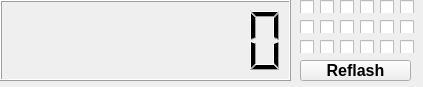
<?xml version="1.0" encoding="UTF-8"?>
<ui version="4.0">
 <class>ui_pattern</class>
 <widget class="QWidget" name="ui_pattern">
  <property name="geometry">
   <rect>
    <x>0</x>
    <y>0</y>
    <width>423</width>
    <height>87</height>
   </rect>
  </property>
  <property name="windowTitle">
   <string>Form</string>
  </property>
  <widget class="QLCDNumber" name="Pattern_display">
   <property name="geometry">
    <rect>
     <x>0</x>
     <y>0</y>
     <width>291</width>
     <height>81</height>
    </rect>
   </property>
   <property name="digitCount">
    <number>8</number>
   </property>
  </widget>
  <widget class="QCheckBox" name="checkBox_6">
   <property name="geometry">
    <rect>
     <x>400</x>
     <y>0</y>
     <width>18</width>
     <height>13</height>
    </rect>
   </property>
   <property name="text">
    <string/>
   </property>
  </widget>
  <widget class="QCheckBox" name="checkBox_13">
   <property name="geometry">
    <rect>
     <x>300</x>
     <y>40</y>
     <width>18</width>
     <height>13</height>
    </rect>
   </property>
   <property name="text">
    <string/>
   </property>
  </widget>
  <widget class="QCheckBox" name="checkBox_17">
   <property name="geometry">
    <rect>
     <x>380</x>
     <y>40</y>
     <width>18</width>
     <height>13</height>
    </rect>
   </property>
   <property name="text">
    <string/>
   </property>
  </widget>
  <widget class="QCheckBox" name="checkBox_3">
   <property name="geometry">
    <rect>
     <x>340</x>
     <y>0</y>
     <width>18</width>
     <height>13</height>
    </rect>
   </property>
   <property name="text">
    <string/>
   </property>
  </widget>
  <widget class="QCheckBox" name="checkBox_4">
   <property name="geometry">
    <rect>
     <x>360</x>
     <y>0</y>
     <width>18</width>
     <height>13</height>
    </rect>
   </property>
   <property name="text">
    <string/>
   </property>
  </widget>
  <widget class="QCheckBox" name="checkBox_1">
   <property name="geometry">
    <rect>
     <x>300</x>
     <y>0</y>
     <width>18</width>
     <height>13</height>
    </rect>
   </property>
   <property name="text">
    <string/>
   </property>
  </widget>
  <widget class="QCheckBox" name="checkBox_12">
   <property name="geometry">
    <rect>
     <x>400</x>
     <y>20</y>
     <width>18</width>
     <height>13</height>
    </rect>
   </property>
   <property name="text">
    <string/>
   </property>
  </widget>
  <widget class="QCheckBox" name="checkBox_5">
   <property name="geometry">
    <rect>
     <x>380</x>
     <y>0</y>
     <width>18</width>
     <height>13</height>
    </rect>
   </property>
   <property name="text">
    <string/>
   </property>
  </widget>
  <widget class="QCheckBox" name="checkBox_18">
   <property name="geometry">
    <rect>
     <x>400</x>
     <y>40</y>
     <width>18</width>
     <height>13</height>
    </rect>
   </property>
   <property name="text">
    <string/>
   </property>
  </widget>
  <widget class="QCheckBox" name="checkBox_11">
   <property name="geometry">
    <rect>
     <x>380</x>
     <y>20</y>
     <width>17</width>
     <height>13</height>
    </rect>
   </property>
   <property name="text">
    <string/>
   </property>
  </widget>
  <widget class="QCheckBox" name="checkBox_9">
   <property name="geometry">
    <rect>
     <x>340</x>
     <y>20</y>
     <width>18</width>
     <height>13</height>
    </rect>
   </property>
   <property name="text">
    <string/>
   </property>
  </widget>
  <widget class="QCheckBox" name="checkBox_7">
   <property name="geometry">
    <rect>
     <x>300</x>
     <y>20</y>
     <width>18</width>
     <height>13</height>
    </rect>
   </property>
   <property name="text">
    <string/>
   </property>
  </widget>
  <widget class="QCheckBox" name="checkBox_2">
   <property name="geometry">
    <rect>
     <x>320</x>
     <y>0</y>
     <width>17</width>
     <height>13</height>
    </rect>
   </property>
   <property name="text">
    <string/>
   </property>
  </widget>
  <widget class="QCheckBox" name="checkBox_8">
   <property name="geometry">
    <rect>
     <x>320</x>
     <y>20</y>
     <width>18</width>
     <height>13</height>
    </rect>
   </property>
   <property name="text">
    <string/>
   </property>
  </widget>
  <widget class="QCheckBox" name="checkBox_10">
   <property name="geometry">
    <rect>
     <x>360</x>
     <y>20</y>
     <width>18</width>
     <height>13</height>
    </rect>
   </property>
   <property name="text">
    <string/>
   </property>
  </widget>
  <widget class="QCheckBox" name="checkBox_14">
   <property name="geometry">
    <rect>
     <x>320</x>
     <y>40</y>
     <width>18</width>
     <height>13</height>
    </rect>
   </property>
   <property name="text">
    <string/>
   </property>
  </widget>
  <widget class="QCheckBox" name="checkBox_15">
   <property name="geometry">
    <rect>
     <x>340</x>
     <y>40</y>
     <width>18</width>
     <height>13</height>
    </rect>
   </property>
   <property name="text">
    <string/>
   </property>
  </widget>
  <widget class="QCheckBox" name="checkBox_16">
   <property name="geometry">
    <rect>
     <x>360</x>
     <y>40</y>
     <width>18</width>
     <height>13</height>
    </rect>
   </property>
   <property name="text">
    <string/>
   </property>
  </widget>
  <widget class="QPushButton" name="Pattern_set">
   <property name="geometry">
    <rect>
     <x>300</x>
     <y>60</y>
     <width>111</width>
     <height>21</height>
    </rect>
   </property>
   <property name="font">
    <font>
     <family>Arial</family>
     <pointsize>12</pointsize>
     <weight>75</weight>
     <bold>true</bold>
    </font>
   </property>
   <property name="text">
    <string>Reflash</string>
   </property>
  </widget>
 </widget>
 <resources/>
 <connections/>
</ui>
